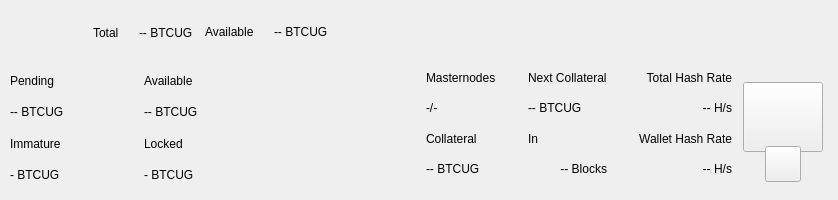
<?xml version="1.0" encoding="UTF-8"?>
<ui version="4.0">
 <class>TopBar</class>
 <widget class="QWidget" name="TopBar">
  <property name="geometry">
   <rect>
    <x>0</x>
    <y>0</y>
    <width>838</width>
    <height>200</height>
   </rect>
  </property>
  <property name="minimumSize">
   <size>
    <width>0</width>
    <height>200</height>
   </size>
  </property>
  <property name="maximumSize">
   <size>
    <width>16777215</width>
    <height>200</height>
   </size>
  </property>
  <property name="windowTitle">
   <string>Form</string>
  </property>
  <layout class="QVBoxLayout" name="verticalLayout_10" stretch="0">
   <property name="spacing">
    <number>0</number>
   </property>
   <property name="leftMargin">
    <number>0</number>
   </property>
   <property name="topMargin">
    <number>0</number>
   </property>
   <property name="rightMargin">
    <number>0</number>
   </property>
   <property name="bottomMargin">
    <number>0</number>
   </property>
   <item>
    <widget class="PFBorderImage" name="containerTop">
     <layout class="QVBoxLayout" name="verticalLayout_11">
      <property name="spacing">
       <number>0</number>
      </property>
      <property name="leftMargin">
       <number>0</number>
      </property>
      <property name="topMargin">
       <number>0</number>
      </property>
      <property name="rightMargin">
       <number>0</number>
      </property>
      <property name="bottomMargin">
       <number>0</number>
      </property>
      <item>
       <widget class="QWidget" name="top_container_2" native="true">
        <property name="minimumSize">
         <size>
          <width>0</width>
          <height>65</height>
         </size>
        </property>
        <layout class="QHBoxLayout" name="top_container">
         <property name="spacing">
          <number>0</number>
         </property>
         <property name="leftMargin">
          <number>10</number>
         </property>
         <property name="topMargin">
          <number>0</number>
         </property>
         <property name="rightMargin">
          <number>10</number>
         </property>
         <property name="bottomMargin">
          <number>0</number>
         </property>
         <item>
          <layout class="QHBoxLayout" name="horizontalLayout_4">
           <property name="spacing">
            <number>12</number>
           </property>
           <property name="rightMargin">
            <number>0</number>
           </property>
           <item>
            <spacer name="horizontalSpacer_3">
             <property name="orientation">
              <enum>Qt::Horizontal</enum>
             </property>
             <property name="sizeHint" stdset="0">
              <size>
               <width>40</width>
               <height>20</height>
              </size>
             </property>
            </spacer>
           </item>
           <item>
            <spacer name="horizontalSpacer_2">
             <property name="orientation">
              <enum>Qt::Horizontal</enum>
             </property>
             <property name="sizeHint" stdset="0">
              <size>
               <width>40</width>
               <height>20</height>
              </size>
             </property>
            </spacer>
           </item>
           <item>
            <spacer name="horizontalSpacer_9">
             <property name="orientation">
              <enum>Qt::Horizontal</enum>
             </property>
             <property name="sizeHint" stdset="0">
              <size>
               <width>40</width>
               <height>20</height>
              </size>
             </property>
            </spacer>
           </item>
           <item>
            <widget class="QWidget" name="widgetAmount" native="true">
             <layout class="QHBoxLayout" name="verticalLayout_2">
              <property name="spacing">
               <number>0</number>
              </property>
              <property name="leftMargin">
               <number>0</number>
              </property>
              <property name="topMargin">
               <number>0</number>
              </property>
              <property name="rightMargin">
               <number>0</number>
              </property>
              <property name="bottomMargin">
               <number>0</number>
              </property>
              <item>
               <widget class="QLabel" name="labelTitle1">
                <property name="text">
                 <string>Total</string>
                </property>
               </widget>
              </item>
              <item>
               <spacer name="verticalSpacer_4">
                <property name="orientation">
                 <enum>Qt::Vertical</enum>
                </property>
                <property name="sizeHint" stdset="0">
                 <size>
                  <width>20</width>
                  <height>40</height>
                 </size>
                </property>
               </spacer>
              </item>
              <item>
               <widget class="QLabel" name="labelAmountPiv">
                <property name="text">
                 <string notr="true">-- BTCUG</string>
                </property>
               </widget>
              </item>
             </layout>
            </widget>
           </item>
           <item>
            <widget class="QWidget" name="widgetTopAmount" native="true">
             <property name="sizePolicy">
              <sizepolicy hsizetype="Preferred" vsizetype="Maximum">
               <horstretch>0</horstretch>
               <verstretch>0</verstretch>
              </sizepolicy>
             </property>
             <layout class="QHBoxLayout" name="horizontalLayout_5">
              <property name="spacing">
               <number>0</number>
              </property>
              <property name="leftMargin">
               <number>0</number>
              </property>
              <property name="topMargin">
               <number>0</number>
              </property>
              <property name="rightMargin">
               <number>0</number>
              </property>
              <property name="bottomMargin">
               <number>0</number>
              </property>
              <item>
               <widget class="PrivateQLabel" name="labelTitle7">
                <property name="text">
                 <string>Available</string>
                </property>
               </widget>
              </item>
              <item>
               <spacer name="verticalSpacer_2">
                <property name="orientation">
                 <enum>Qt::Vertical</enum>
                </property>
                <property name="sizeHint" stdset="0">
                 <size>
                  <width>20</width>
                  <height>40</height>
                 </size>
                </property>
               </spacer>
              </item>
              <item>
               <widget class="PrivateQLabel" name="labelAmountTopPiv">
                <property name="minimumSize">
                 <size>
                  <width>0</width>
                  <height>36</height>
                 </size>
                </property>
                <property name="styleSheet">
                 <string notr="true">padding:0px;margin:0px;</string>
                </property>
                <property name="text">
                 <string notr="true">-- BTCUG</string>
                </property>
               </widget>
              </item>
             </layout>
            </widget>
           </item>
           <item>
            <spacer name="verticalSpacer_3">
             <property name="orientation">
              <enum>Qt::Vertical</enum>
             </property>
             <property name="sizeHint" stdset="0">
              <size>
               <width>20</width>
               <height>40</height>
              </size>
             </property>
            </spacer>
           </item>
           <item alignment="Qt::AlignRight">
            <widget class="QWidget" name="layoutSync" native="true">
             <property name="minimumSize">
              <size>
               <width>0</width>
               <height>36</height>
              </size>
             </property>
             <property name="maximumSize">
              <size>
               <width>16777215</width>
               <height>36</height>
              </size>
             </property>
             <layout class="QVBoxLayout" name="verticalLayout_9">
              <property name="leftMargin">
               <number>0</number>
              </property>
              <property name="topMargin">
               <number>0</number>
              </property>
              <property name="rightMargin">
               <number>0</number>
              </property>
              <property name="bottomMargin">
               <number>0</number>
              </property>
              <item>
               <widget class="ExpandableButton" name="pushButtonSync" native="true">
                <property name="minimumSize">
                 <size>
                  <width>36</width>
                  <height>36</height>
                 </size>
                </property>
                <property name="maximumSize">
                 <size>
                  <width>16777215</width>
                  <height>36</height>
                 </size>
                </property>
               </widget>
              </item>
             </layout>
            </widget>
           </item>
           <item>
            <widget class="ExpandableButton" name="pushButtonHDUpgrade" native="true">
             <property name="minimumSize">
              <size>
               <width>36</width>
               <height>36</height>
              </size>
             </property>
             <property name="maximumSize">
              <size>
               <width>16777215</width>
               <height>36</height>
              </size>
             </property>
            </widget>
           </item>
           <item>
            <widget class="ExpandableButton" name="pushButtonStack" native="true">
             <property name="minimumSize">
              <size>
               <width>36</width>
               <height>36</height>
              </size>
             </property>
             <property name="maximumSize">
              <size>
               <width>16777215</width>
               <height>36</height>
              </size>
             </property>
             <property name="visible">
              <bool>true</bool>
             </property>
            </widget>
           </item>
           <item>
            <widget class="ExpandableButton" name="pushButtonConf" native="true">
             <property name="minimumSize">
              <size>
               <width>36</width>
               <height>36</height>
              </size>
             </property>
             <property name="maximumSize">
              <size>
               <width>16777215</width>
               <height>36</height>
              </size>
             </property>
            </widget>
           </item>
           <item>
            <widget class="ExpandableButton" name="pushButtonMasternodes" native="true">
             <property name="minimumSize">
              <size>
               <width>36</width>
               <height>36</height>
              </size>
             </property>
             <property name="maximumSize">
              <size>
               <width>16777215</width>
               <height>36</height>
              </size>
             </property>
             <property name="visible">
              <bool>true</bool>
             </property>
            </widget>
           </item>
           <item>
            <widget class="ExpandableButton" name="pushButtonConsole" native="true">
             <property name="minimumSize">
              <size>
               <width>36</width>
               <height>36</height>
              </size>
             </property>
             <property name="maximumSize">
              <size>
               <width>16777215</width>
               <height>36</height>
              </size>
             </property>
            </widget>
           </item>
           <item>
            <widget class="ExpandableButton" name="pushButtonConnection" native="true">
             <property name="minimumSize">
              <size>
               <width>36</width>
               <height>36</height>
              </size>
             </property>
             <property name="maximumSize">
              <size>
               <width>16777215</width>
               <height>36</height>
              </size>
             </property>
            </widget>
           </item>
           <item>
            <widget class="ExpandableButton" name="pushButtonTor" native="true">
             <property name="minimumSize">
              <size>
               <width>36</width>
               <height>36</height>
              </size>
             </property>
             <property name="maximumSize">
              <size>
               <width>16777215</width>
               <height>36</height>
              </size>
             </property>
            </widget>
           </item>
           <item>
            <widget class="ExpandableButton" name="pushButtonLock" native="true">
             <property name="sizePolicy">
              <sizepolicy hsizetype="Expanding" vsizetype="Expanding">
               <horstretch>0</horstretch>
               <verstretch>0</verstretch>
              </sizepolicy>
             </property>
             <property name="minimumSize">
              <size>
               <width>36</width>
               <height>0</height>
              </size>
             </property>
             <property name="maximumSize">
              <size>
               <width>16777215</width>
               <height>36</height>
              </size>
             </property>
            </widget>
           </item>
           <item>
            <widget class="ExpandableButton" name="pushButtonTheme" native="true">
             <property name="minimumSize">
              <size>
               <width>36</width>
               <height>36</height>
              </size>
             </property>
             <property name="maximumSize">
              <size>
               <width>16777215</width>
               <height>36</height>
              </size>
             </property>
            </widget>
           </item>
          </layout>
         </item>
        </layout>
       </widget>
      </item>
      <item>
       <widget class="QWidget" name="bottom_container" native="true">
        <property name="minimumSize">
         <size>
          <width>0</width>
          <height>135</height>
         </size>
        </property>
        <layout class="QHBoxLayout" name="botton_container">
         <property name="leftMargin">
          <number>10</number>
         </property>
         <property name="topMargin">
          <number>0</number>
         </property>
         <property name="rightMargin">
          <number>10</number>
         </property>
         <property name="bottomMargin">
          <number>10</number>
         </property>
         <item>
          <layout class="QHBoxLayout" name="horizontalLayout_3" stretch="0">
           <property name="spacing">
            <number>0</number>
           </property>
           <property name="bottomMargin">
            <number>0</number>
           </property>
           <item>
            <layout class="QHBoxLayout" name="horizontalLayout_2">
             <property name="spacing">
              <number>0</number>
             </property>
             <item>
              <layout class="QVBoxLayout" name="verticalLayout_6">
               <item>
                <widget class="QLabel" name="labelTitle3">
                 <property name="text">
                  <string>Pending</string>
                 </property>
                </widget>
               </item>
               <item>
                <widget class="PrivateQLabel" name="labelPendingPiv">
                 <property name="text">
                  <string notr="true">-- BTCUG</string>
                 </property>
                </widget>
               </item>
               <item>
                <widget class="QLabel" name="labelTitle4">
                 <property name="text">
                  <string>Immature</string>
                 </property>
                </widget>
               </item>
               <item>
                <widget class="PrivateQLabel" name="labelImmaturePiv">
                 <property name="text">
                  <string notr="true">- BTCUG</string>
                 </property>
                </widget>
               </item>
              </layout>
             </item>
             <item>
              <spacer name="horizontalSpacer">
               <property name="orientation">
                <enum>Qt::Horizontal</enum>
               </property>
               <property name="sizeHint" stdset="0">
                <size>
                 <width>40</width>
                 <height>20</height>
                </size>
               </property>
              </spacer>
             </item>
             <item>
              <layout class="QVBoxLayout" name="verticalLayout_8">
               <property name="leftMargin">
                <number>32</number>
               </property>
               <item>
                <widget class="QLabel" name="labelTitle5">
                 <property name="text">
                  <string>Available</string>
                 </property>
                 <property name="alignment">
                  <set>Qt::AlignLeading|Qt::AlignLeft|Qt::AlignVCenter</set>
                 </property>
                </widget>
               </item>
               <item>
                <widget class="PrivateQLabel" name="labelAvailablePiv">
                 <property name="text">
                  <string>-- BTCUG</string>
                 </property>
                 <property name="alignment">
                  <set>Qt::AlignLeading|Qt::AlignLeft|Qt::AlignVCenter</set>
                 </property>
                </widget>
               </item>
               <item>
                <widget class="QLabel" name="labelTitle6">
                 <property name="text">
                  <string>Locked</string>
                 </property>
                </widget>
               </item>
               <item>
                <widget class="PrivateQLabel" name="labelLockedPiv">
                 <property name="text">
                  <string>- BTCUG</string>
                 </property>
                </widget>
               </item>
              </layout>
             </item>
             <item>
              <spacer name="horizontalSpacer_6">
               <property name="orientation">
                <enum>Qt::Horizontal</enum>
               </property>
               <property name="sizeHint" stdset="0">
                <size>
                 <width>40</width>
                 <height>20</height>
                </size>
               </property>
              </spacer>
             </item>
             <item>
              <spacer name="horizontalSpacer_5">
               <property name="orientation">
                <enum>Qt::Horizontal</enum>
               </property>
               <property name="sizeHint" stdset="0">
                <size>
                 <width>40</width>
                 <height>20</height>
                </size>
               </property>
              </spacer>
             </item>
             <item>
              <spacer name="horizontalSpacer_4">
               <property name="orientation">
                <enum>Qt::Horizontal</enum>
               </property>
               <property name="sizeHint" stdset="0">
                <size>
                 <width>40</width>
                 <height>20</height>
                </size>
               </property>
              </spacer>
             </item>
             <item>
              <spacer name="horizontalSpacer">
               <property name="orientation">
                <enum>Qt::Horizontal</enum>
               </property>
               <property name="sizeHint" stdset="0">
                <size>
                 <width>40</width>
                 <height>20</height>
                </size>
               </property>
              </spacer>
             </item>
            </layout>
           </item>
          </layout>
         </item>
         <item>
          <layout class="QHBoxLayout" name="horizontalLayout_6">
           <property name="spacing">
            <number>0</number>
           </property>
           <property name="rightMargin">
            <number>0</number>
           </property>
           <property name="bottomMargin">
            <number>9</number>
           </property>
           <item>
            <widget class="QWidget" name="widgetMasternodes" native="true">
             <property name="visible">
              <bool>true</bool>
             </property>
             <layout class="QVBoxLayout">
              <property name="leftMargin">
               <number>32</number>
              </property>
              <property name="topMargin">
               <number>0</number>
              </property>
              <property name="rightMargin">
               <number>0</number>
              </property>
              <property name="bottomMargin">
               <number>0</number>
              </property>
              <item>
               <widget class="QLabel" name="labelMasternodesTitle">
                <property name="text">
                 <string>Masternodes</string>
                </property>
               </widget>
              </item>
              <item>
               <widget class="PrivateQLabel" name="labelMasternodeCount">
                <property name="text">
                 <string>-/-</string>
                </property>
               </widget>
              </item>
              <item>
               <widget class="QLabel" name="labelCollateralTitle">
                <property name="text">
                 <string>Collateral</string>
                </property>
               </widget>
              </item>
              <item>
               <widget class="QLabel" name="labelCollateralValue">
                <property name="text">
                 <string notr="true">-- BTCUG</string>
                </property>
               </widget>
              </item>
             </layout>
            </widget>
           </item>
           <item>
            <widget class="QWidget" name="widgetNextCollateral" native="true">
             <layout class="QVBoxLayout" name="verticalLayout_12">
              <property name="leftMargin">
               <number>32</number>
              </property>
              <property name="topMargin">
               <number>0</number>
              </property>
              <property name="rightMargin">
               <number>0</number>
              </property>
              <property name="bottomMargin">
               <number>0</number>
              </property>
              <item>
               <widget class="QLabel" name="labelNextMasternodesTitle">
                <property name="text">
                 <string>Next Collateral</string>
                </property>
               </widget>
              </item>
              <item>
               <widget class="QLabel" name="labelNextCollateralValue">
                <property name="text">
                 <string>-- BTCUG</string>
                </property>
               </widget>
              </item>
              <item>
               <widget class="QLabel" name="labelRemainingBlocks">
                <property name="text">
                 <string>In</string>
                </property>
               </widget>
              </item>
              <item>
               <widget class="QLabel" name="labelNextCollateralBlocks">
                <property name="text">
                 <string notr="true">-- Blocks</string>
                </property>
                <property name="textFormat">
                 <enum>Qt::AutoText</enum>
                </property>
                <property name="alignment">
                 <set>Qt::AlignRight|Qt::AlignTrailing|Qt::AlignVCenter</set>
                </property>
               </widget>
              </item>
             </layout>
            </widget>
           </item>
           <item>
            <widget class="QWidget" name="widgetStaking" native="true">
             <property name="visible">
              <bool>true</bool>
             </property>
             <layout class="QVBoxLayout" name="verticalLayout_12">
              <property name="leftMargin">
               <number>32</number>
              </property>
              <property name="topMargin">
               <number>0</number>
              </property>
              <property name="rightMargin">
               <number>0</number>
              </property>
              <property name="bottomMargin">
               <number>0</number>
              </property>
              <item>
               <widget class="QLabel" name="labelNetworkHashRateTitle">
                <property name="visible">
                 <bool>false</bool>
                </property>
                <property name="text">
                 <string>Total Hash Rate</string>
                </property>
                <property name="textFormat">
                 <enum>Qt::AutoText</enum>
                </property>
                <property name="alignment">
                 <set>Qt::AlignRight|Qt::AlignTrailing|Qt::AlignVCenter</set>
                </property>
               </widget>
              </item>
              <item>
               <widget class="QLabel" name="labelNetworkHashRateValue">
                <property name="visible">
                 <bool>false</bool>
                </property>
                <property name="layoutDirection">
                 <enum>Qt::LeftToRight</enum>
                </property>
                <property name="text">
                 <string>-- H/s</string>
                </property>
                <property name="textFormat">
                 <enum>Qt::AutoText</enum>
                </property>
                <property name="alignment">
                 <set>Qt::AlignRight|Qt::AlignTrailing|Qt::AlignVCenter</set>
                </property>
               </widget>
              </item>
              <item>
               <widget class="QLabel" name="labelWalletHashRateTitle">
                <property name="visible">
                 <bool>false</bool>
                </property>
                <property name="text">
                 <string>Wallet Hash Rate</string>
                </property>
                <property name="textFormat">
                 <enum>Qt::AutoText</enum>
                </property>
                <property name="alignment">
                 <set>Qt::AlignRight|Qt::AlignTrailing|Qt::AlignVCenter</set>
                </property>
               </widget>
              </item>
              <item>
               <widget class="PrivateQLabel" name="labelWalletHashRateValue">
                <property name="visible">
                 <bool>false</bool>
                </property>
                <property name="text">
                 <string notr="true">-- H/s</string>
                </property>
                <property name="textFormat">
                 <enum>Qt::AutoText</enum>
                </property>
                <property name="alignment">
                 <set>Qt::AlignRight|Qt::AlignTrailing|Qt::AlignVCenter</set>
                </property>
               </widget>
              </item>
             </layout>
            </widget>
           </item>
          </layout>
         </item>
         <item>
          <widget class="QWidget" name="qrContainer" native="true">
           <property name="sizePolicy">
            <sizepolicy hsizetype="Preferred" vsizetype="Minimum">
             <horstretch>0</horstretch>
             <verstretch>0</verstretch>
            </sizepolicy>
           </property>
           <property name="minimumSize">
            <size>
             <width>90</width>
             <height>110</height>
            </size>
           </property>
           <property name="maximumSize">
            <size>
             <width>90</width>
             <height>110</height>
            </size>
           </property>
           <layout class="QVBoxLayout" name="containerQR">
            <property name="spacing">
             <number>0</number>
            </property>
            <property name="leftMargin">
             <number>5</number>
            </property>
            <property name="topMargin">
             <number>10</number>
            </property>
            <property name="rightMargin">
             <number>5</number>
            </property>
            <property name="bottomMargin">
             <number>0</number>
            </property>
            <item>
             <widget class="QPushButton" name="btnQr">
              <property name="minimumSize">
               <size>
                <width>70</width>
                <height>70</height>
               </size>
              </property>
              <property name="maximumSize">
               <size>
                <width>16777215</width>
                <height>70</height>
               </size>
              </property>
              <property name="focusPolicy">
               <enum>Qt::NoFocus</enum>
              </property>
              <property name="text">
               <string/>
              </property>
              <property name="iconSize">
               <size>
                <width>70</width>
                <height>70</height>
               </size>
              </property>
             </widget>
            </item>
            <item>
             <spacer name="verticalSpacer">
              <property name="orientation">
               <enum>Qt::Vertical</enum>
              </property>
              <property name="sizeType">
               <enum>QSizePolicy::Fixed</enum>
              </property>
              <property name="sizeHint" stdset="0">
               <size>
                <width>20</width>
                <height>20</height>
               </size>
              </property>
             </spacer>
            </item>
            <item alignment="Qt::AlignHCenter|Qt::AlignBottom">
             <widget class="QPushButton" name="pushButtonQR">
              <property name="minimumSize">
               <size>
                <width>36</width>
                <height>36</height>
               </size>
              </property>
              <property name="maximumSize">
               <size>
                <width>36</width>
                <height>36</height>
               </size>
              </property>
              <property name="focusPolicy">
               <enum>Qt::NoFocus</enum>
              </property>
              <property name="text">
               <string/>
              </property>
             </widget>
            </item>
           </layout>
          </widget>
         </item>
        </layout>
       </widget>
      </item>
     </layout>
    </widget>
   </item>
  </layout>
 </widget>
 <customwidgets>
  <customwidget>
   <class>PrivateQLabel</class>
   <extends>QLabel</extends>
   <header>qt/BoldTechnologyCommerceUganda/privatelabel.h</header>
  </customwidget>
  <customwidget>
   <class>ExpandableButton</class>
   <extends>QWidget</extends>
   <header>qt/BoldTechnologyCommerceUganda/expandablebutton.h</header>
   <container>1</container>
  </customwidget>
  <customwidget>
   <class>PFBorderImage</class>
   <extends>QFrame</extends>
   <header>qt/BoldTechnologyCommerceUganda/pfborderimage.h</header>
   <container>1</container>
  </customwidget>
 </customwidgets>
 <resources/>
 <connections/>
</ui>
